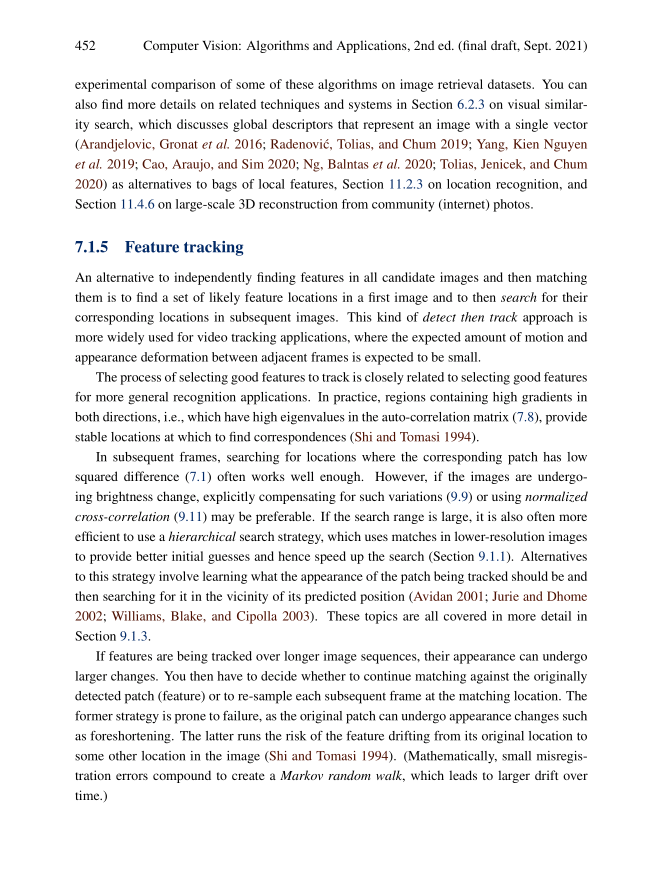
#> input picture assignment_4/data/reference_img.png, 1325 x 1750 px, found by its file name (shown at 1/2 size)
$ python main.py
#> lines starting #> are read from the running program, lines starting #| are printed output that depends on the picture; after the words box and inside, x2 and y2 are one past the last pixel; in counts of white or black regions, pixels touching at a corner belong together
#> further down, img is the input picture: shape (1750, 1325, 3); mean B, G, R 239, 239, 239.3
### assignment_4/src/utils.py
import numpy as np
import cv2 as cv

LOWES_RATIO = 0.75


def harris_corner_detector(reference_image: np.ndarray, threshold:float=0.01):
    """
    Harris Corner Detector implementation.

    Parameters:
    - reference_image: 2D numpy array representing the grayscale image.
    - threshold: float, threshold for corner detection.

    Returns:
    - image: image with detected corners marked.
    """
#> called with threshold = 0.01
    gray = cv.cvtColor(reference_image, cv.COLOR_BGR2GRAY)

    gray = np.float32(gray)
    dst = cv.cornerHarris(gray, 2, 3, 0.04)
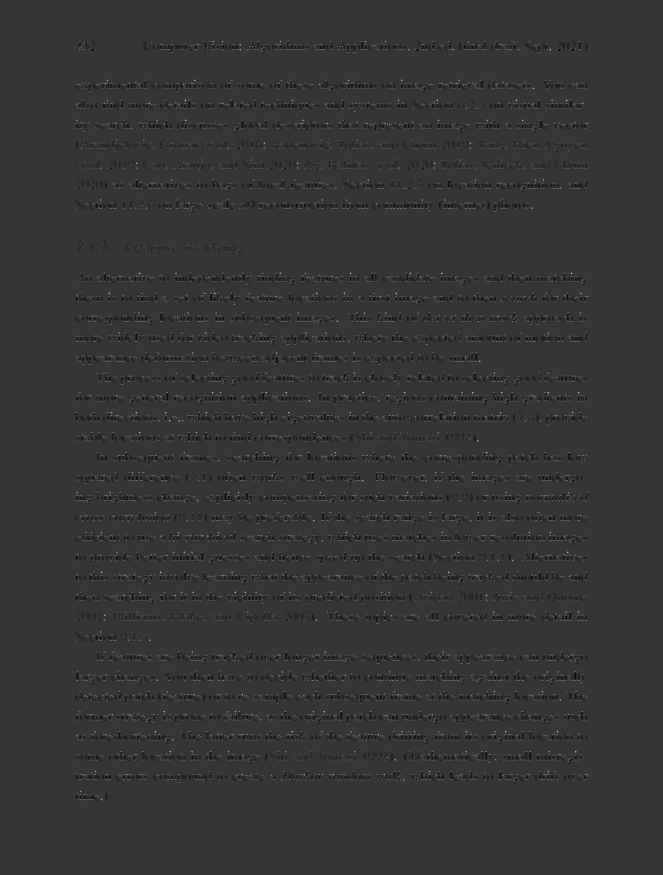
#> dst: shape (1750, 1325) float32 (shown at 1/2 size); min -169130016, max 626358080, mean -693848.5; drawn with min black and max white
    dst = cv.dilate(dst, None)
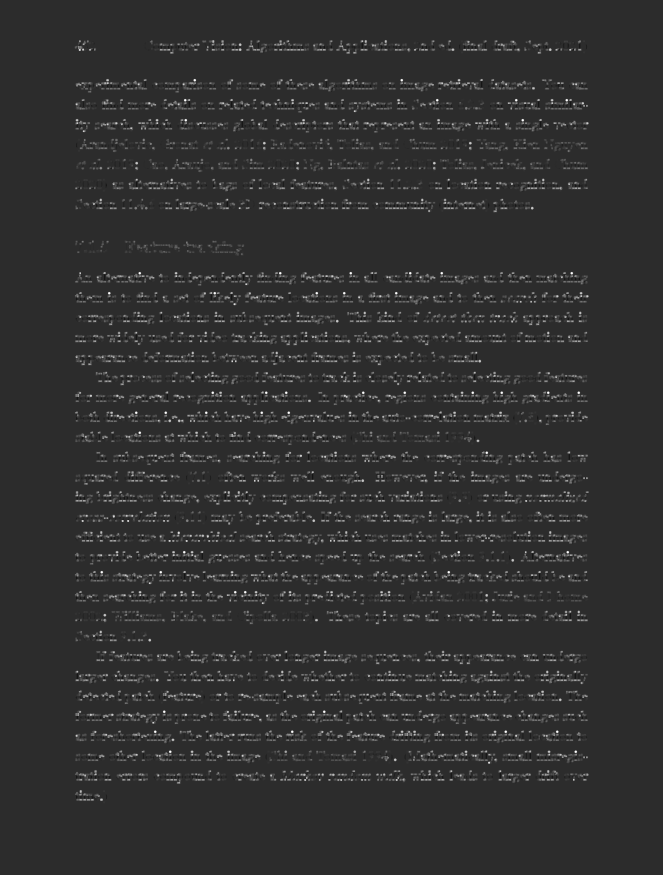
#> dst: shape (1750, 1325) float32 (shown at 1/2 size); min -133245432, max 626358080, mean 13662598; drawn with min black and max white

    ret, dst = cv.threshold(dst, threshold*dst.max(), 255, 0)
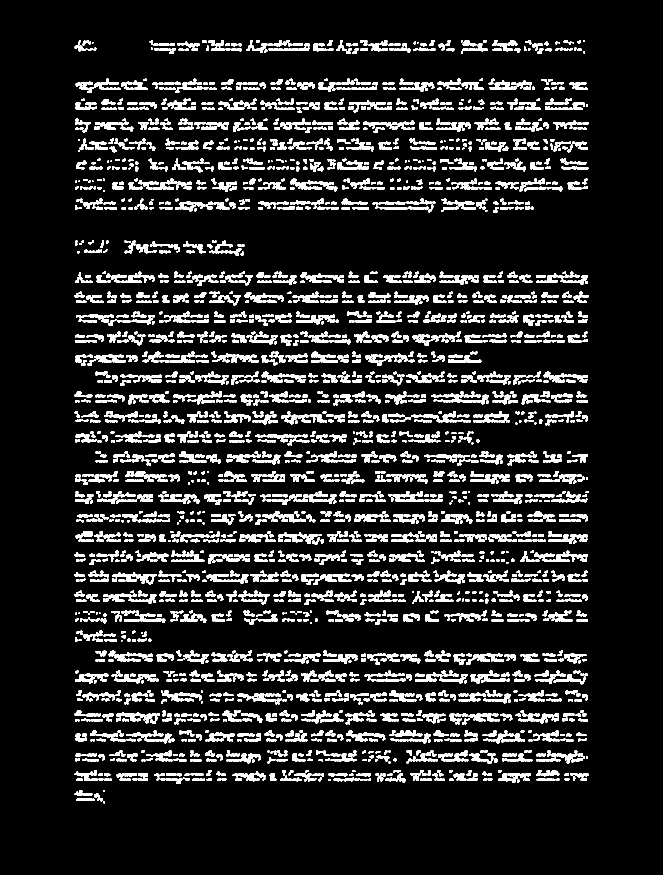
#> dst: shape (1750, 1325) float32 (shown at 1/2 size); 12.7% white; 3031 white regions (113 under 20 px), largest, box (x1, y1, x2, y2) and area: (875, 786, 978, 809) 783, (946, 822, 1020, 845) 708, (524, 1022, 612, 1045) 708
#> ret = 6263580.8
    dst = np.uint8(dst)

    _, labels, stats, centroids = cv.connectedComponentsWithStats(dst)
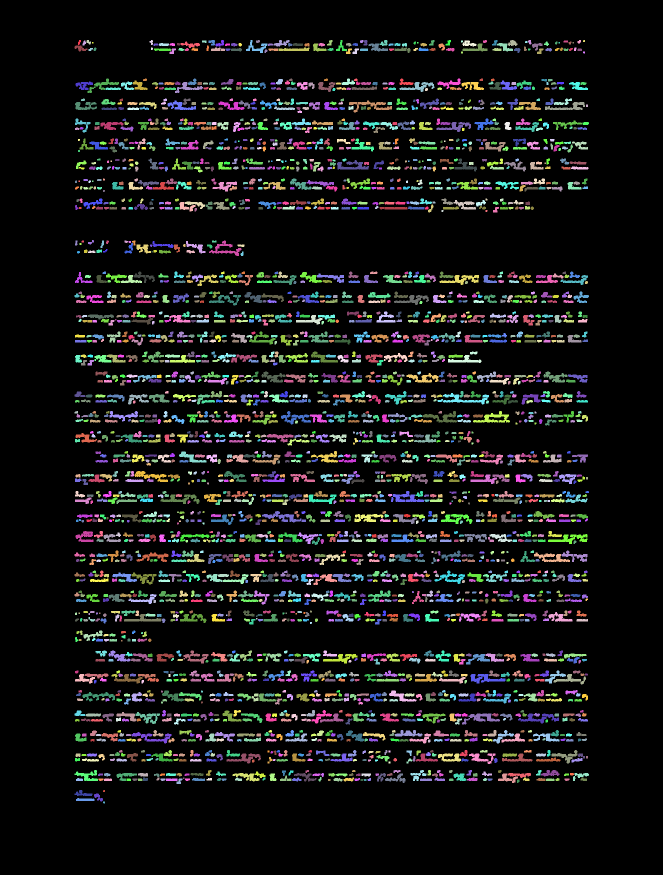
#> labels: shape (1750, 1325) int32 (shown at 1/2 size); 3032 distinct labels, from 0 to 3031; one colour per label, 0 black
#> centroids = 3032 pairs, first value 151.6 to 1174.1, second value 81.6 to 1604.4

    criteria = (cv.TERM_CRITERIA_EPS + cv.TERM_CRITERIA_MAX_ITER, 100, 0.001)
    corners = cv.cornerSubPix(gray, np.float32(centroids), (5, 5), (-1, -1), criteria)
#> corners = 3032 pairs, first value 150.6 to 1174, second value 79.6 to 1603.4

    res = np.hstack((centroids, corners))
    res = np.intp(res)

    img = reference_image.copy()

    img[res[:,1],res[:,0]] = [0,0,255]
    img[res[:,3],res[:,2]] = [0,255,0]
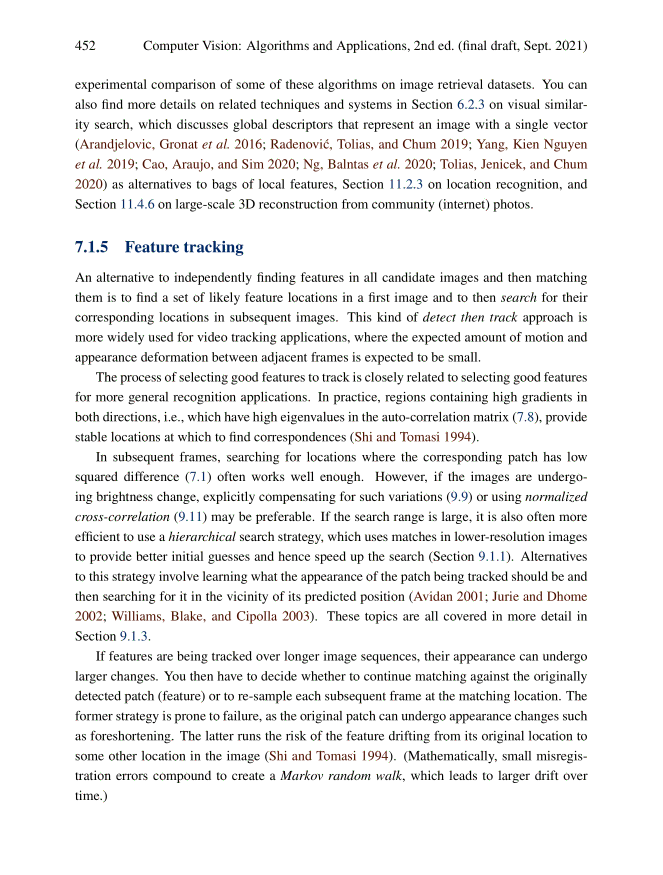
#> img: shape (1750, 1325, 3) (shown at 1/2 size); mean B, G, R 238.7, 239, 239.2

    return img


def _to_gray(img):
#> (the run stopped early here; a loop or call above may not have finished)

$ run again, with assignment_3/data/input/shapes_template.jpg saved as assignment_4/data/reference_img.png
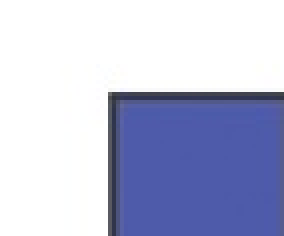
#> input picture assignment_3/data/input/shapes_template.jpg, 71 x 59 px, found by its file name (shown 4 times larger)
#> img is the input picture: shape (59, 71, 3); mean B, G, R 218.4, 191.9, 187.6
#> in harris_corner_detector, `gray = cv.cvtColor(reference_image, cv.COLOR_BGR2GRAY)`:
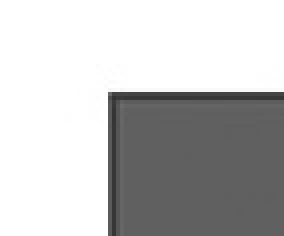
#> gray: shape (59, 71) (shown 4 times larger); min 51, max 255, mean 193.6
#> in harris_corner_detector, `dst = cv.dilate(dst, None)`:
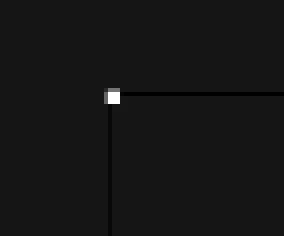
#> dst: shape (59, 71) float32 (shown 4 times larger); min -12253500, max 130268640, mean 173893.3; drawn with min black and max white
#> ret = 1302686.4
#> labels: shape (59, 71) int32; values 0 (black) and 1 (white), 0.38% white; 1 white region (1 under 20 px)
#> stats = [[0, 0, 71, 59, 4173], [26, 22, 4, 4, 16]]; centroids = [[35.03, 29.02], [27.5, 23.5]]
#> corners = [[35.03, 29.02], [26.66, 22.6]]
#> in harris_corner_detector, `res = np.hstack((centroids, corners))`: res = [[35.03, 29.02, 35.03, 29.02], [27.5, 23.5, 26.66, 22.6]]
#> in harris_corner_detector, `res = np.intp(res)`: res = [[35, 29, 35, 29], [27, 23, 26, 22]]
